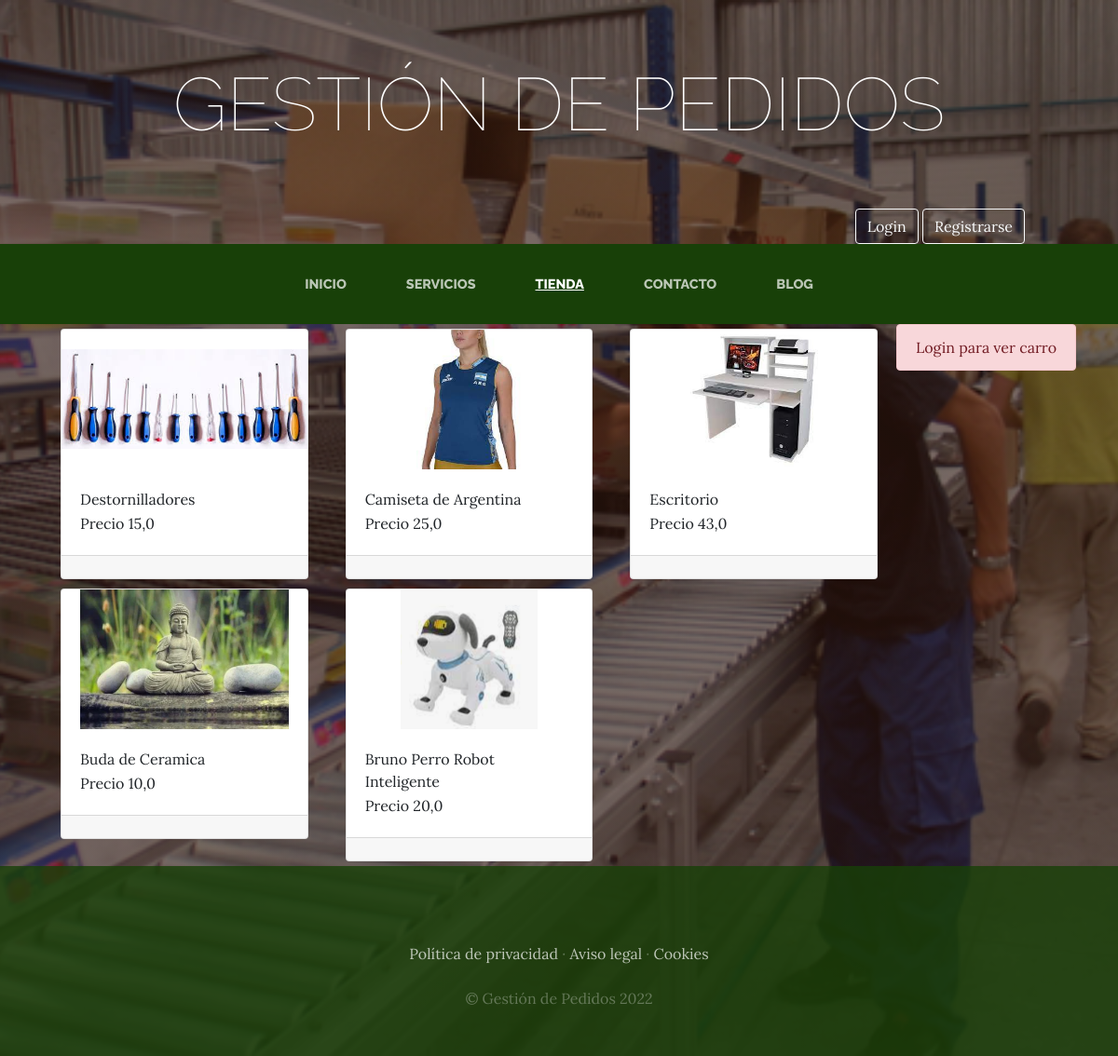
Page /Tienda/ on the committed database.
### Tienda/models.py (models this page shows, shortened)
class Articulo(models.Model):
     nombre=models.CharField(max_length=100)
     categorias=models.ManyToManyField(Categoria_Articulo, related_name='categorias')
     imagen=models.ImageField(upload_to='tienda', null=True,blank=True)
     imagen_email=models.CharField(max_length=100, null=True,blank=True)
     precio=models.FloatField()
     disponibilidad=models.BooleanField(default=True)
     created=models.DateTimeField(auto_now_add=True) #esto lo agrega automaticamente
     update=models.DateTimeField(auto_now_add=True)
     class Meta:
        verbose_name='Producto'
        verbose_name_plural='Productos'

### Tienda/views.py (the view)
# urls.py: path('', views.tienda,name='Tienda'),
def tienda (request):
    producto=Articulo.objects.all()
    return render(request,"tienda/Tienda.html",{"productos":producto})

### carro/context_processor.py (called while the page is built)
def importe_total_carro(request):
    total=0
    if request.user.is_authenticated :
      for key, value in request.session["carro"].items():
          total = total +(float(value['precio']))
    else:
      total="Debes loguearte"
    return{'importe_total_carro':total}

### Tienda/templates/tienda/Tienda.html (shortened to what this page needs)
{% extends "ProyectoWebApp/base.html"%}
{% load static %}
{% block content %}
<div class="container">
  <div class="float-right" >
  {% if user.is_authenticated  %}
     {% include "carro/widget.html" %}
  {% else %}
    <div class="alert alert-danger text-center">
      Login para ver carro
    </div>
  {% endif %}
  </div>
  <div class="row">
   {% for  producto in productos %}
     <div class="col-md-4">
       <div class="card" style="margin: 5px 5px;" >
        <img src="{{producto.imagen.url}}" alt="" class="card-img-top" style="object-fit: contain;" width="100px" height="150px">
        <div class="card-body" >
            <h8 class="card-title" >{{producto.nombre}}</h5>
            <p class="card-text">Precio {{producto.precio}}</p>
        </div>
       <div class="card-footer text-center">
       </div>
   </div>
  </div>
   {% endfor %}
  </div>
</div>
{% endblock%}

### ProyectoWebApp/static/ProyectoWebApp/css/gestion.css (style rules this page uses)
body { font-family: 'Lora'; background: linear-gradient(rgba(47, 23, 15, 0.65), rgba(47, 23, 15, 0.65)), url("../img/bg_main.jpg"); background-attachment: fixed; background-position: center; background-size: cover; }
p { line-height: 1.75; }

### ProyectoWebApp/templates/ProyectoWebApp/base.html (style rules this page uses)
.alert { position:relative; opacity: 1; visibility: visible; transform: translateX(0px); transition: visibility 0s, opacity 250ms, transform 250ms; }

### rows in the picture
Articulo: imagen (picture), nombre "Destornilladores", precio "15,0"
Articulo: imagen (picture), nombre "Camiseta de Argentina", precio "25,0"
Articulo: imagen (picture), nombre "Escritorio", precio "43,0"
Articulo: imagen (picture), nombre "Buda de Ceramica", precio "10,0"
Articulo: imagen (picture), nombre "Bruno Perro Robot Inteligente", precio "20,0"
